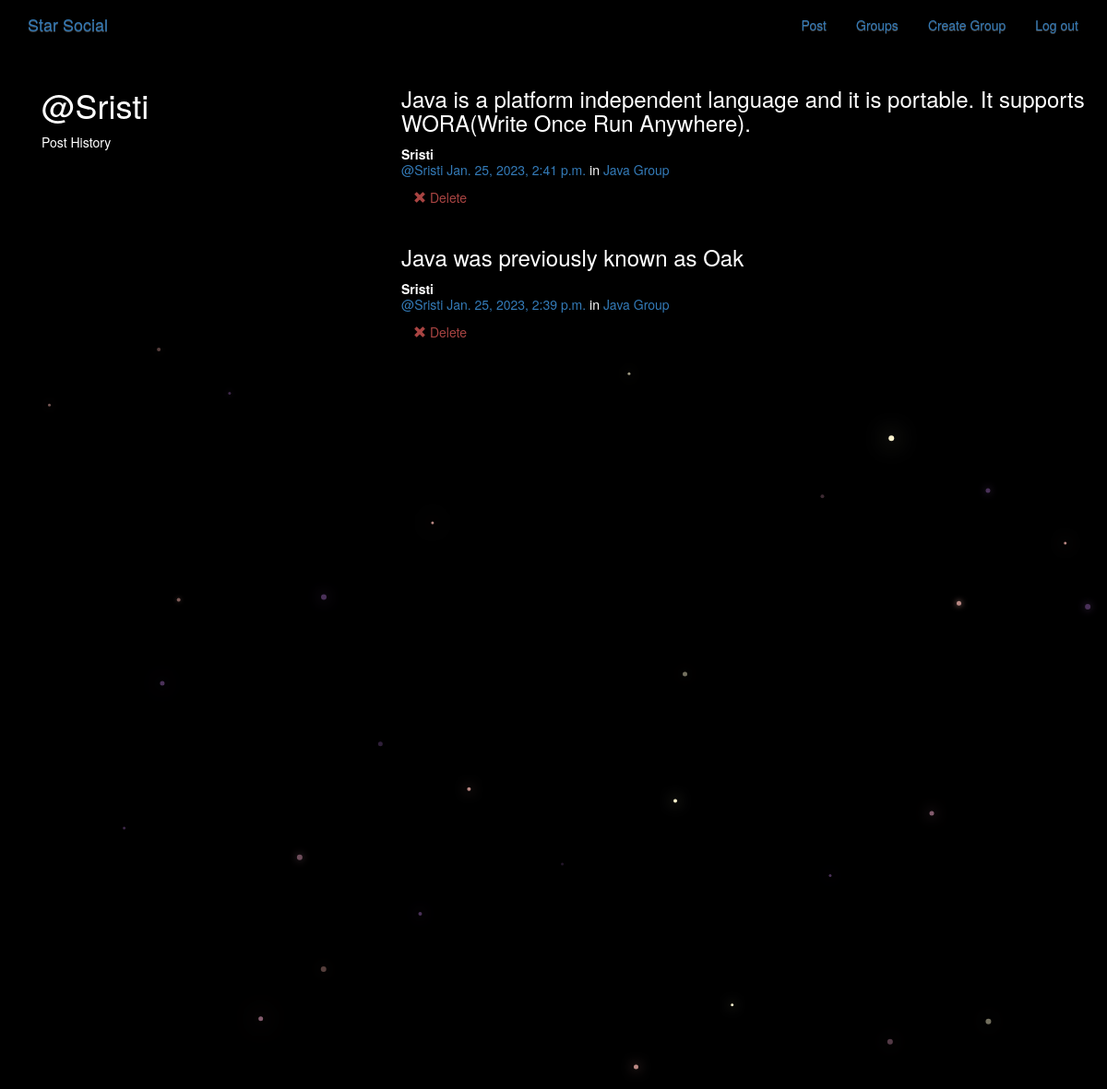
The app's page /posts/by/Sristi/ (signed in) with its own data.
### posts/models.py (models this page shows, shortened)
class Post(models.Model):
    user = models.ForeignKey(User, related_name="posts",on_delete=models.CASCADE)
    created_at = models.DateTimeField(auto_now=True)
    message = models.TextField()
    message_html = models.TextField(editable=False)
    group = models.ForeignKey(Group, related_name="posts",null=True, blank=True,on_delete=models.CASCADE)
    class Meta:
        ordering = ["-created_at"]
        unique_together = ["user", "message"]

### groups/models.py (models this page shows, shortened)
class Group(models.Model):
    name = models.CharField(max_length=255, unique=True)
    slug = models.SlugField(allow_unicode=True, unique=True)
    description = models.TextField(blank=True, default='')
    description_html = models.TextField(editable=False, default='', blank=True)
    members = models.ManyToManyField(User,through="GroupMember")
    class Meta:
        ordering = ["name"]

### posts/views.py (the view)
# urls.py: re_path(r"by/(?P<username>[-\w]+)/$",views.UserPosts.as_view(),name="for_user"),
class UserPosts(generic.ListView):
    model = models.Post
    template_name = "posts/user_post_list.html"
    def get_queryset(self):
        try:
            self.post_user = User.objects.prefetch_related("posts").get(
                username__iexact=self.kwargs.get("username")
            )
        except User.DoesNotExist:
            raise Http404
        else:
            return self.post_user.posts.all()
    def get_context_data(self, **kwargs):
        context = super().get_context_data(**kwargs)
        context["post_user"] = self.post_user
        return context

### posts/templates/posts/user_post_list.html
{% extends "posts/post_base.html" %}
{% block prepost %}
<div class="col-md-4">
	<h1>@{{ post_user.username }}</h1>
	<p>Post History</p>
</div>
{% endblock %}
{% block post_content %}
<div class="col-md-8">
	{% for post in post_list %}
		{% include "posts/_post.html" %}
	{% endfor %}
</div>
{% endblock %}

### posts/templates/posts/_post.html
<div class="post media">
	<h3>{{ post.message_html|safe }}</h3>
	<div class="media-body">
		<strong>{{ post.user.username }}</strong>
		<h5 class="media-heading">
			<span class="username"><a href="{% url 'posts:for_user' username=post.user.username %}">@{{ post.user.username }}</a></span>
			<time class="time"><a href="{% url 'posts:single' username=post.user.username pk=post.pk %}">{{ post.created_at }}</a></time>
			{% if post.group %}
			<span class="group-name">in <a href="#">{{ post.group.name }}</a></span>
			{% endif %}
		</h5>
		<div class="media-footer">
			{% if user.is_authenticated and post.user == user and not hide_delete %}
				<a href="{% url 'posts:delete' pk=post.pk %}" title="delete" class="btn btn-simple">
					<span class="glyphicon glyphicon-remove text-danger" aria-hidden="true"></span>
					<span class="text-danger icon-label">Delete</span>
				</a>
			{% endif %}
		</div>
	</div>
</div>

### static/simplesocial/css/master.css (style rules this page uses)
body { margin: 0; overflow: hidden; background-color: black; color:white; }

### records on screen
Post: message_html "Java is a platform independent language and it is portable. It supports WORA(Write Once Run Anywhere).", user.username "Sristi", created_at "Jan. 25, 2023, 2:41 p.m.", group.name "Java Group", shows "Delete"
Post: message_html "Java was previously known as Oak", user.username "Sristi", created_at "Jan. 25, 2023, 2:39 p.m.", group.name "Java Group", shows "Delete"

### other values on screen
{{ post_user.username }} "Sristi"
